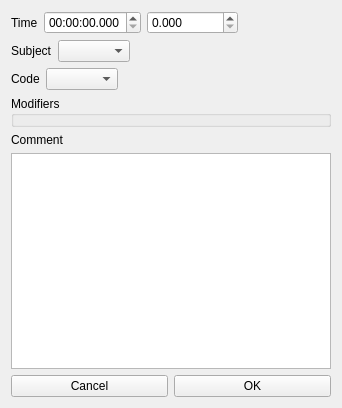
<?xml version="1.0" encoding="UTF-8"?>
<ui version="4.0">
 <class>Form</class>
 <widget class="QWidget" name="Form">
  <property name="geometry">
   <rect>
    <x>0</x>
    <y>0</y>
    <width>342</width>
    <height>408</height>
   </rect>
  </property>
  <property name="windowTitle">
   <string>Edit event</string>
  </property>
  <layout class="QVBoxLayout" name="verticalLayout_2">
   <item>
    <layout class="QVBoxLayout" name="verticalLayout">
     <item>
      <layout class="QHBoxLayout" name="horizontalLayout_3">
       <item>
        <widget class="QLabel" name="label">
         <property name="text">
          <string>Time</string>
         </property>
        </widget>
       </item>
       <item>
        <layout class="QHBoxLayout" name="horizontalLayout_2">
         <item>
          <widget class="QTimeEdit" name="teTime">
           <property name="displayFormat">
            <string>hh:mm:ss.zzz</string>
           </property>
          </widget>
         </item>
         <item>
          <widget class="QDoubleSpinBox" name="dsbTime">
           <property name="decimals">
            <number>3</number>
           </property>
           <property name="maximum">
            <double>9999999.000000000000000</double>
           </property>
          </widget>
         </item>
         <item>
          <spacer name="horizontalSpacer">
           <property name="orientation">
            <enum>Qt::Horizontal</enum>
           </property>
           <property name="sizeHint" stdset="0">
            <size>
             <width>40</width>
             <height>20</height>
            </size>
           </property>
          </spacer>
         </item>
        </layout>
       </item>
      </layout>
     </item>
     <item>
      <layout class="QHBoxLayout" name="horizontalLayout_4">
       <item>
        <widget class="QLabel" name="lbSubject">
         <property name="text">
          <string>Subject</string>
         </property>
        </widget>
       </item>
       <item>
        <widget class="QComboBox" name="cobSubject"/>
       </item>
       <item>
        <spacer name="horizontalSpacer_2">
         <property name="orientation">
          <enum>Qt::Horizontal</enum>
         </property>
         <property name="sizeHint" stdset="0">
          <size>
           <width>40</width>
           <height>20</height>
          </size>
         </property>
        </spacer>
       </item>
      </layout>
     </item>
     <item>
      <layout class="QHBoxLayout" name="horizontalLayout_5">
       <item>
        <widget class="QLabel" name="label_2">
         <property name="text">
          <string>Code</string>
         </property>
        </widget>
       </item>
       <item>
        <widget class="QComboBox" name="cobCode"/>
       </item>
       <item>
        <spacer name="horizontalSpacer_3">
         <property name="orientation">
          <enum>Qt::Horizontal</enum>
         </property>
         <property name="sizeHint" stdset="0">
          <size>
           <width>40</width>
           <height>20</height>
          </size>
         </property>
        </spacer>
       </item>
      </layout>
     </item>
     <item>
      <widget class="QGroupBox" name="groupBox">
       <property name="title">
        <string>Modifiers</string>
       </property>
      </widget>
     </item>
     <item>
      <widget class="QLabel" name="label_4">
       <property name="text">
        <string>Comment</string>
       </property>
      </widget>
     </item>
     <item>
      <widget class="QPlainTextEdit" name="leComment"/>
     </item>
     <item>
      <layout class="QHBoxLayout" name="horizontalLayout">
       <item>
        <widget class="QPushButton" name="pbCancel">
         <property name="text">
          <string>Cancel</string>
         </property>
        </widget>
       </item>
       <item>
        <widget class="QPushButton" name="pbOK">
         <property name="text">
          <string>OK</string>
         </property>
        </widget>
       </item>
      </layout>
     </item>
    </layout>
   </item>
  </layout>
 </widget>
 <resources/>
 <connections/>
</ui>
